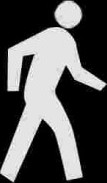
#> input picture Data/Templates/WALK_TEMPLATE.jpg, 107 x 183 px
$ python AnthonySpadafore.py
#> lines starting #> are read from the running program, lines starting #| are printed output that depends on the picture; after the words box and inside, x2 and y2 are one past the last pixel; in counts of white or black regions, pixels touching at a corner belong together; long printed decimals are rounded
##################################################################################################
# LIBRARIES
##################################################################################################

#IMPORT LIBRARIES
import cv2 #openCV (C++)
import os
import numpy as np
import matplotlib.pyplot as plt

##################################################################################################
# FUNCTIONS
##################################################################################################

#FUNCTION: multiScaleTemplateMatching
def multiScaleTemplateMatching(source, scalars, template):

    found = None
    for scalar in scalars:

        #RESIZE IMAGE
        resized_template = cv2.resize(template, (int(template.shape[1]*scalar), int(template.shape[0]*scalar)))

        #ENSURE TEMPLATE IS SMALLER
        if source.shape[0] < resized_template.shape[0] or source.shape[1] < resized_template.shape[1]:
            continue

        #PERFORM TEMPLATE MATCHING
        result = cv2.matchTemplate(source, resized_template, cv2.TM_CCOEFF_NORMED)
        _, max_val, _, max_loc = cv2.minMaxLoc(result)

        #UPDATE IF BETTER MATCH IS FOUND
        if found is None or max_val > found[0]:
            found = (max_val, max_loc, scalar)

    return found


#FUNCTION: stopSignalDetection
def stopSignalDetection(originalHSV, stop_template, isNight, debug):

    #INITIALIZE OUTPUT
    stopMatrix = np.zeros((originalHSV.shape[0], originalHSV.shape[1], 1), dtype=np.uint8)
    stopFound = False

    #RED COLOR THRESHOLDING
    if isNight:
        redLower = (30, 150, 150)
        redHigher = (70, 255, 255)
        mask1 = cv2.inRange(originalHSV, redLower, redHigher)
        redLower = (20, 55, 150)
        redHigher = (80, 95, 255)
        mask2 = cv2.inRange(originalHSV, redLower, redHigher)
        maskRed = cv2.bitwise_or(mask1, mask2) #overall mask
    # [10 lines of commented-out code are left out]
    kernel = np.ones((3, 3), np.uint8)
    maskRed = cv2.morphologyEx(maskRed, cv2.MORPH_CLOSE, kernel, iterations=3) #close holes

    #MULTI-SCALE TEMPLATE MATCHING
    scalars = np.linspace(0.3, 2.0, 20)[::-1] #scalars for resizing template
    found = multiScaleTemplateMatching(maskRed, scalars, stop_template) #function call

    #DRAW RECTANGLE IF FOUND
    (max_val, max_loc, scalar) = found
    if max_val >= 0.70:
        start_x = int(max_loc[0] )
        start_y = int(max_loc[1] )
        end_x = int((max_loc[0] + stop_template.shape[1]*scalar))
        end_y = int((max_loc[1] + stop_template.shape[0]*scalar))
        cv2.rectangle(stopMatrix, (start_x, start_y), (end_x, end_y), 255, -1)
        stopFound = True
        print(f"STOP SIGNAL detected at ({start_x}, {start_y})")
    else:
        print(f"STOP SIGNAL not detected (r = {max_val})")

    #DEBUG
    if debug:
        originalRGB = cv2.cvtColor(originalHSV, cv2.COLOR_HSV2RGB_FULL)
        annotatedImage = originalRGB.copy()
        if max_val >= 0.70:
            cv2.rectangle(annotatedImage, (start_x, start_y), (end_x, end_y), (0, 255, 0), 20)
            plt.figure(figsize=[10, 30])
            plt.subplot(141); plt.imshow(originalRGB); plt.title("Original Image"); plt.axis("off"); plt.tight_layout()
            plt.subplot(142); plt.imshow(maskRed, cmap="gray"); plt.title(f"Red Thresholded Image (r = {max_val})"); plt.axis("off"); plt.tight_layout()
            plt.subplot(143); plt.imshow(annotatedImage, cmap="gray"); plt.title(f"Annotated Image (stopFound = {stopFound})"); plt.axis("off"); plt.tight_layout()
            plt.subplot(144); plt.imshow(stopMatrix, cmap="gray"); plt.title(f"Location Mask (stopFound = {stopFound})"); plt.axis("off"); plt.tight_layout()
            plt.show()

    #RETURN
    return ("stop signal", stopFound, stopMatrix)


#FUNCTION: walkSignalDetection
def walkSignalDetection(originalHSV, walk_template, isNight, debug):

    #INITIALIZE OUTPUT
    walkMatrix = np.zeros((originalHSV.shape[0], originalHSV.shape[1], 1), dtype=np.uint8)
    walkFound = False

    #WHITE COLOR THRESHOLDING
    if isNight:
        whiteLower = (0, 0, 240)
        whiteHigher = (360, 5, 255)
        maskWhite = cv2.inRange(originalHSV, whiteLower, whiteHigher) #overall mask
    # [6 lines of commented-out code are left out]
    kernel = np.ones((3, 3), np.uint8)
    maskWhite = cv2.morphologyEx(maskWhite, cv2.MORPH_CLOSE, kernel, iterations=2) #close holes

    #MULTI-SCALE TEMPLATE MATCHING
    scalars = np.linspace(0.3, 2.0, 20)[::-1] #scalars for resizing template
    found = multiScaleTemplateMatching(maskWhite, scalars, walk_template) #function call

    #DRAW RECTANGLE IF FOUND
    (max_val, max_loc, scalar) = found
    if max_val >= 0.70:
        start_x = int(max_loc[0] )
        start_y = int(max_loc[1] )
        end_x = int((max_loc[0] + walk_template.shape[1]*scalar))
        end_y = int((max_loc[1] + walk_template.shape[0]*scalar))
        cv2.rectangle(walkMatrix, (start_x, start_y), (end_x, end_y), 255, -1)
        walkFound = True
        print(f"WALK SIGNAL detected at ({start_x}, {start_y})")
    else:
        print(f"WALK SIGNAL not detected (r = {max_val})")

    #DEBUG
    if debug:
        originalRGB = cv2.cvtColor(originalHSV, cv2.COLOR_HSV2RGB_FULL)
        annotatedImage = originalRGB.copy()
        if max_val >= 0.70:
            cv2.rectangle(annotatedImage, (start_x, start_y), (end_x, end_y), (0, 255, 0), 20)
            plt.figure(figsize=[10, 30])
            plt.subplot(141); plt.imshow(originalRGB); plt.title("Original Image"); plt.axis("off"); plt.tight_layout()
            plt.subplot(142); plt.imshow(maskWhite, cmap="gray"); plt.title(f"White Thresholded Image (r = {max_val})"); plt.axis("off"); plt.tight_layout()
            plt.subplot(143); plt.imshow(annotatedImage, cmap="gray"); plt.title(f"Annotated Image (walkFound = {walkFound})"); plt.axis("off"); plt.tight_layout()
            plt.subplot(144); plt.imshow(walkMatrix, cmap="gray"); plt.title(f"Location Mask (walkFound = {walkFound})"); plt.axis("off"); plt.tight_layout()
            plt.show()

    #RETURN
    return ("walk signal", walkFound, walkMatrix)


##################################################################################################
# MAIN
##################################################################################################

#READ TEMPLATES
file = os.path.join('Data/Templates', 'WALK_TEMPLATE.jpg')
walk_template = cv2.imread(file)
#> walk_template is the input picture: shape (183, 107, 3); min 0, max 255, mean 88.3
walk_template = cv2.cvtColor(walk_template, cv2.COLOR_BGR2GRAY)
#> walk_template: shape (183, 107)
file = os.path.join('Data/Templates', 'STOP_TEMPLATE.jpg')
stop_template = cv2.imread(file)
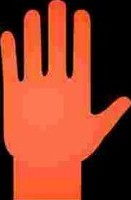
#> input picture Data/Templates/STOP_TEMPLATE.jpg, 131 x 200 px
#> stop_template is the input picture: shape (200, 131, 3); mean B, G, R 39.2, 61.2, 145.3
stop_template = cv2.cvtColor(stop_template, cv2.COLOR_BGR2GRAY)
#> stop_template: shape (200, 131)

#CONVERT TEMPLATES TO BINARY
_, walk_template = cv2.threshold(walk_template, 100, 255, cv2.THRESH_BINARY)
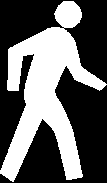
#> walk_template: shape (183, 107); 38.8% white; 1 white region, box (x1, y1, x2, y2) and area: (0, 1, 107, 182) 7604
_, stop_template = cv2.threshold(stop_template, 100, 255, cv2.THRESH_BINARY)
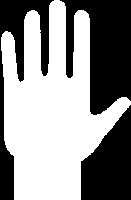
#> stop_template: shape (200, 131); 56.2% white; 3 black regions, box (x1, y1, x2, y2) and area: (60, 0, 131, 115) 5138, (81, 105, 131, 200) 3253, (0, 0, 54, 200) 3072

#READ IMAGES
original = cv2.imread('Data/Walk Signal/IMG_1481.jpg')
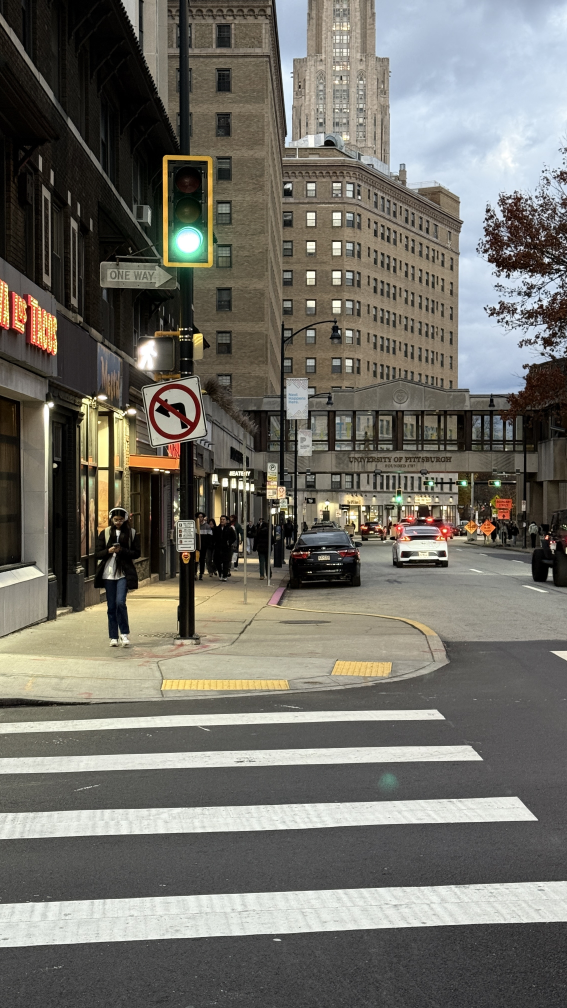
#> input picture Data/Walk Signal/IMG_1481.JPG, 2268 x 4032 px, found by its file name (shown at 1/4 size)
#> original is the input picture: shape (4032, 2268, 3); mean B, G, R 103.3, 110.9, 113.3
originalHSV = cv2.cvtColor(original, cv2.COLOR_BGR2HSV_FULL) #convert to HSV (0-360, 0-255, 0-255)
#> originalHSV: shape (4032, 2268, 3); mean H, S, V 52.1, 46.5, 117

#FIND RESULTS
result1 = stopSignalDetection(originalHSV, stop_template, isNight=True, debug=True)
#> in stopSignalDetection, `mask1 = cv2.inRange(originalHSV, redLower, redHigher)`: mask1: shape (4032, 2268); 0.06% white; 229 white regions (205 under 20 px), largest, box (x1, y1, x2, y2) and area: (835, 821, 848, 986) 1670, (656, 977, 706, 1064) 1081, (797, 1004, 848, 1067) 963
#> in stopSignalDetection, `mask2 = cv2.inRange(originalHSV, redLower, redHigher)`: mask2: shape (4032, 2268); 3.2% white; 2801 white regions (2270 under 20 px), largest, box (x1, y1, x2, y2) and area: (0, 2406, 796, 2672) 83120, (778, 2342, 1373, 2569) 54981, (503, 2366, 717, 2577) 27582
#> in stopSignalDetection, `maskRed = cv2.morphologyEx(maskRed, cv2.MORPH_CLOSE, kernel, iteration..`: maskRed: shape (4032, 2268); 4.1% white; 682 white regions (444 under 20 px), largest, box (x1, y1, x2, y2) and area: (0, 2311, 808, 2677) 130989, (778, 2342, 1748, 2588) 86111, (318, 1583, 439, 1869) 20968
#> the loop in multiScaleTemplateMatching, `for scalar in scalars:` made 20 passes
#> (max_val, found) on passes 1, 3, 4, 5, 6, 7, 8, 9, 10, 11, 12, 13: (0.447, (0.447, (345, 1507), 2)), (0.458, (0.458, (268, 2374), 1.82)), (0.472, (0.472, (278, 2386), 1.73)), (0.479, (0.479, (284, 2388), 1.64)), (0.488, (0.488, (576, 2259), 1.55)), (0.505, (0.505, (586, 2274), 1.46)), (0.522, (0.522, (594, 2294), 1.37)), (0.548, (0.548, (601, 2312), 1.28)), (0.558, (0.558, (610, 2322), 1.19)), (0.572, (0.572, (611, 2343), 1.11)), (0.599, (0.599, (338, 2386), 1.02)), (0.627, (0.627, (346, 2397), 0.926))
#> (max_val, max_loc) on passes 2, 17, 18, 19: (0.444, (346, 1520)), (0.656, (378, 2401)), (0.649, (386, 2403)), (0.652, (394, 2404))
#> after the loop in multiScaleTemplateMatching, `for scalar in scalars:`:
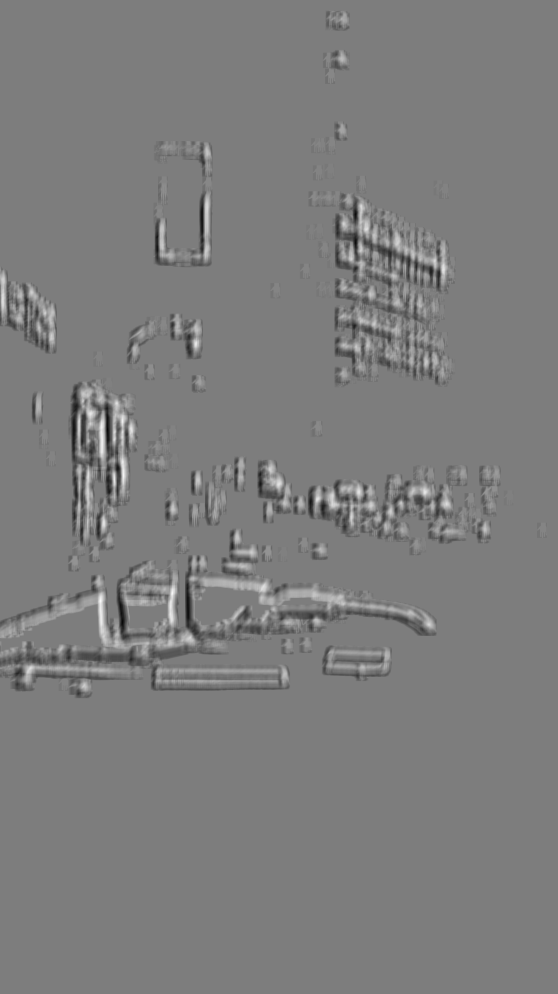
#> result: shape (3973, 2230) float32 (shown at 1/4 size); min -0.654, max 0.675, mean -0.00106; drawn with min black and max white
#> in stopSignalDetection, `found = multiScaleTemplateMatching(maskRed, scalars, stop_template)`: found = (0.675, (402, 2403), 0.3)
#> in stopSignalDetection, `(max_val, max_loc, scalar) = found`: max_val = 0.675; max_loc = (402, 2403); scalar = 0.3
#| STOP SIGNAL not detected (r = 0.6746)
result2 = walkSignalDetection(originalHSV, walk_template, isNight=True, debug=True)
#> in walkSignalDetection, `maskWhite = cv2.inRange(originalHSV, whiteLower, whiteHigher)`: maskWhite: shape (4032, 2268); 0.45% white; 1571 white regions (1306 under 20 px), largest, box (x1, y1, x2, y2) and area: (713, 939, 793, 1006) 4170, (559, 1366, 627, 1474) 3960, (2006, 606, 2053, 667) 1041
#> in walkSignalDetection, `maskWhite = cv2.morphologyEx(maskWhite, cv2.MORPH_CLOSE, kernel, itera..`: maskWhite: shape (4032, 2268); 0.53% white; 833 white regions (594 under 20 px), largest, box (x1, y1, x2, y2) and area: (713, 939, 793, 1006) 4182, (559, 1366, 627, 1474) 4033, (1367, 3245, 1833, 3304) 3105
#> the loop in multiScaleTemplateMatching (call 2), `for scalar in scalars:` made 20 passes
#> (max_val, found) on passes 1 to 12: (0.306, (0.306, (504, 1311), 2)), (0.319, (0.319, (649, 875), 1.91)), (0.335, (0.335, (656, 881), 1.82)), (0.351, (0.351, (662, 885), 1.73)), (0.366, (0.366, (668, 888), 1.64)), (0.379, (0.379, (674, 891), 1.55)), (0.391, (0.391, (526, 1327), 1.46)), (0.406, (0.406, (529, 1330), 1.37)), (0.42, (0.42, (532, 1333), 1.28)), (0.439, (0.439, (536, 1343), 1.19)), (0.464, (0.464, (538, 1334), 1.11)), (0.5, (0.5, (543, 1346), 1.02))
#> (max_val, max_loc) on passes 17 to 20: (0.629, (566, 1366)), (0.503, (570, 1367)), (0.461, (589, 1356)), (0.467, (592, 1357))
#> after the loop in multiScaleTemplateMatching (call 2), `for scalar in scalars:`:
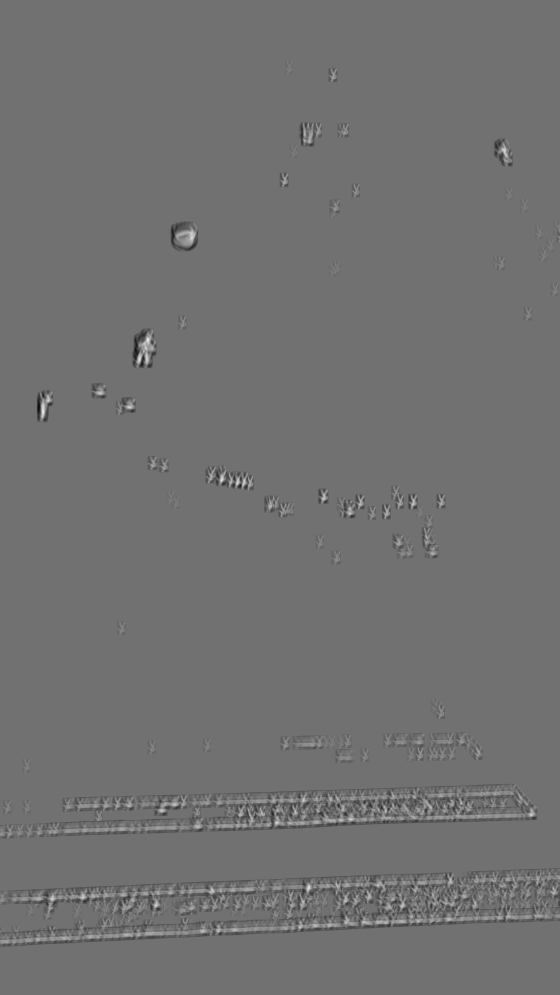
#> result: shape (3979, 2237) float32 (shown at 1/4 size); min -0.378, max 0.467, mean -0.000566; drawn with min black and max white
#> in walkSignalDetection, `found = multiScaleTemplateMatching(maskWhite, scalars, walk_template)`: found = (0.701, (561, 1361), 0.658)
#> in walkSignalDetection, `(max_val, max_loc, scalar) = found`: max_val = 0.701; max_loc = (561, 1361); scalar = 0.658
#> in walkSignalDetection, `start_x = int(max_loc[0] )`: start_x = 561
#> in walkSignalDetection, `start_y = int(max_loc[1] )`: start_y = 1361
#> in walkSignalDetection, `end_x = int((max_loc[0] + walk_template.shape[1]*scalar))`: end_x = 631
#> in walkSignalDetection, `end_y = int((max_loc[1] + walk_template.shape[0]*scalar))`: end_y = 1481
#> in walkSignalDetection, `cv2.rectangle(walkMatrix, (start_x, start_y), (end_x, end_y), 255, -1)`:
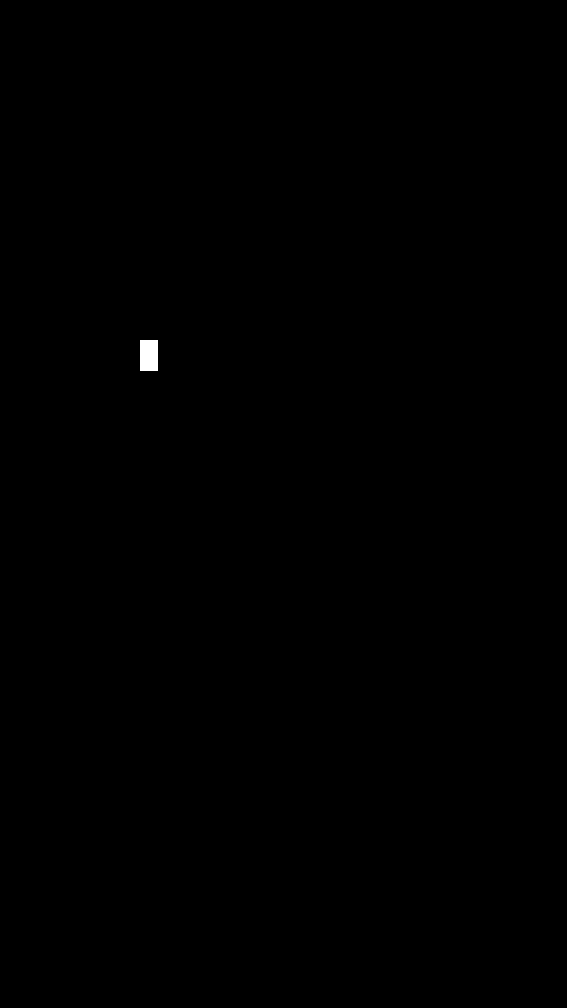
#> walkMatrix: shape (4032, 2268, 1) (shown at 1/4 size); 0.09% white; 1 white region, box (x1, y1, x2, y2) and area: (561, 1361, 632, 1482) 8591
#| WALK SIGNAL detected at (561, 1361)
